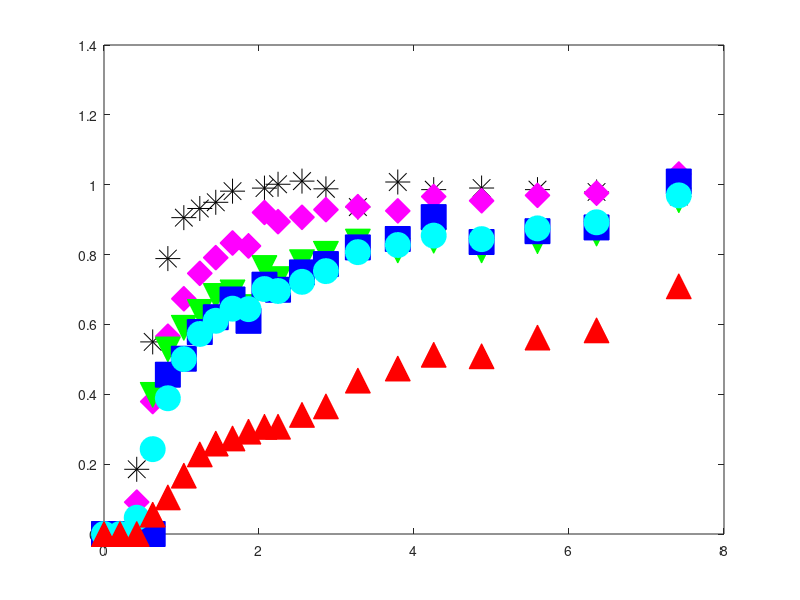

This figure's MATLAB source: (Note: this script raises an error after producing the figure.)
clear

%first-type BC;
%kinetic model;
%see Van Genuchten pg. 16 and 28:



%data = csvread('ObjC_1_gas.csv',1,0);
data = csvread('Obj1c_part1_gas.csv',1,0);
data_time = data(:,1).*60; %time in sec
ethane = data(:,2);
helium = data(:,3);
n2o = data(:,4);
sf6 = data(:,5);
ch4 = data(:,6);



data_br = csvread('Obj1c_part1_br.csv',1,0);
%data_br = csvread('Obj1b_br.csv',1,0);
Br_time = data_br(:,1).*60
Br = data_br(:,2);


%If Vg/Vw = .01, then
%R_He = 2
%R_SF6 = 2.5
%R_ethane = 1.2
%R_N2O = 1.015

%time units are in seconds;
%length units are in m;

C_o = 1; %dimensionless
t = 0:50:50000;   %default delta t is 25
D = 2.1875e-6; 


%2.69e-6, dispersion coefficients, m2/s, default 5e-7; determined from bromide only.
    %%%%%%3.1e-6 for bromide
v_m = 7.875e-5;  

%velocity, 7.09e-5,  m/s, default 1e-4 m/s
    %%%%%%%3e-5 for bromide
    %try 1.19e-4 to 1.43e-4, expected values based on reactor geometry +
    %porosity
L = .3;
theta_m = 0.586; %mobile phase volume (dynamic, macropores)
theta_im = 0.31; %immobile phase volume (stagnant, micropores)
phi_m = theta_m/(theta_m + theta_im)  %fraction of liquid phase that is mobile

P = v_m*L/D; %Peclet number
PV = v_m.*t.*phi_m./L;     %pore volumes, tau in equations in Table 2 in Van Genuchten
data_PV_br = v_m.*Br_time.*phi_m./L;

data_PV = v_m.*data_time.*phi_m./L

data_PV_br_plot = v_m.*Br_time.*phi_m./L


figure(11)
clf
h1 = plot(data_PV_br_plot, Br, '*k','MarkerSize', 18)
hold on
h2 = plot(data_PV, n2o, 'dm','MarkerFaceColor', 'm', 'MarkerSize', 18)
hold on
h3 = plot(data_PV, sf6, 'vg','MarkerFaceColor', 'g', 'MarkerSize', 18)
hold on
h4 = plot(data_PV, ethane, 'sb','MarkerFaceColor', 'b', 'MarkerSize', 18)
hold on
h5 = plot(data_PV, ch4, 'oc','MarkerFaceColor', 'c', 'MarkerSize', 18)
hold on
h6 = plot(data_PV, helium, '^r','MarkerFaceColor', 'r', 'MarkerSize', 18)
hold on





measured = Br; %define which solute you are modeling

R = 1.000001; %ethane 2.7
%R = [2.0:.5:6.0];
R_m = 1.000001;
%R_m = [1.0:.5:3.0];
alpha = 0.0001;  %ethane 1.3e-4
%alpha = [.9e-4:.1e-4:2.5e-4];
loopcnt = 0;

results_matrix = zeros(length(v_m)*length(D),4);
%column 1 of results_matrix is loopcnt
%column 2 of results_matrix is R
%column 3 of results_matrix is alpha
%column 4 of results_matrix is sum of squared residuals



beta = phi_m*R_m/R;


for j = 1:length(v_m)
    
    for k = 1:length(D)
        
        
w = alpha*L*(R-1)/(v_m(j)*theta_m);
P = v_m(j)*L/D(k); %Peclet number
PV = v_m(j).*t.*phi_m./L;     %pore volumes, tau in equations in Table 2 in Van Genuchten
data_PV_br = v_m(j).*Br_time.*phi_m./L;


%G term in Van Genuchten, equation SI-1 in Table 2:
G_T = .5 *  erfc( sqrt(P./(4.*beta.*R.*PV)).*(beta*R-PV)) + .5*exp(P).*erfc( sqrt (P./(4.*beta.*R.*PV) ).*(beta*R + PV) );
%IMPORTANT NOTE: Equation SI-1 in Table 2 has the final term as beta*R-tau.
%I think this is an error and that it should be beta*R+tau.  At the top of page 18 they note: 
%"Expressions for G(T) in Table 2 follow from those given in Table 1 by replacing T by
%tau and R by (beta*R).  In Table 1, the final term is R+T, so based on
%their statement the final term should be B*R+tau.
%This is how it is coded above, and this equation gives an effluent C
%ranging from 0 to 1, while the original equation from Van Genuchten has an
%effluent C ranging from 0 to a number much greater than 1.

%exponential term multiplied by G
term = exp(-w.*PV/(beta*R));


integrand_vec = zeros(1,length(PV));

delta_tau = 0.001;   %tau time increment, also d_tau dummy variable
                    %default .001

for i = 2:length(PV);  %2:length(PV)
    
    tau = [0:delta_tau:PV(i)];
    
G_tau = .5 *  erfc( sqrt(P./(4.*beta.*R.*tau)).*(beta*R-tau)) + .5*exp(P).*erfc( sqrt (P./(4.*beta.*R.*tau) ).*(beta*R + tau) );
    
    a = w.*tau;
    b = w.*(PV(i) - tau)./( (1 - beta)*R );
    
    squig = 2*sqrt(a.*b);
    
%In equation 36, the I_0 and I_1 are modified bessel functions, see
%notation on pg. 50-51
I_0 = besseli(0,squig);  %modified bessel function of the first kind, order 0
I_1 = besseli(1,squig);  %modified bessel function of the first kind, order 1
    
%H term defined by Equation 36:
H = exp(-a-b).* ( I_0/beta + (squig.*I_1)./(2.*b.*(1-beta)) );


prod = G_tau.*H;

integrand = delta_tau*trapz(prod(1:length(prod)-1));   %last element of product is NaN, since the last element of H is NaN ...
                                                    %due to division by 0
                                                    %in b term
integrand_vec(i) = integrand;


end


C = G_T.*term + w/R .* integrand_vec;
BrC = G_T.*term + w/R .* integrand_vec;

%find indices in PV that are closest PV to data: 
edges = [-Inf, mean([PV(2:end); PV(1:end-1)]), +Inf];
%I = discretize(data_PV_br, edges);
I = discretize(data_PV_br, edges);

RSS = sum((C(I) - measured').^2)


loopcnt = loopcnt + 1

     results_matrix(loopcnt,1) = loopcnt;
     results_matrix(loopcnt,2) = v_m(j);
     results_matrix(loopcnt,3) = D(k);
     results_matrix(loopcnt,4) = RSS;

    end
    
end

plot(PV, C,'-k','LineWidth',1.5)
hold on
%End of Bromide










measured = n2o; %define which solute you are modeling

%fit parameters:
%R = 2;      %MUST BE > 1
%alpha = 1e-3;    %rate constant, try starting in the range 5e-4 to 5e-3

                    %1/s, 100 d^-1 from Geistlinger (2005) = 1e-3 1/s
                    %vulava has 5e-4 - 1e-3  1/s for alpha for SF6, so
                    %probably faster for Helium, N2O
                    %velocity in bioreactor on the order of .003 m/s, much slower than in Vulava, so 
                    %expect lower alpha
%for determination of R-squared:



%dimensionless parameters
%defined in Van Genuchten pg. 15, with the exception of w, beta, and R
%For w and beta, defined on pg. 28 for one-site kinetic
%non-equilibrium adsorption.  For R, comes from Fry et al. (1994) and Vulava et al. (2002): 
%R = 1 + KH*(Vg/Vw)   %use this with specific K_H values to determine Vg/Vw
%based on fit R parameter




R = 1.35; %ethane 2.7
%R = [1.1:0.02:1.2];
%R_m = [1.1:0.1:2.8];
R_m = 1.2;
alpha = 9.4e-5;  %ethane 1.3e-4
%alpha = [1e-5 1e-6 1e-7 1e-8 1e-9];%8e-6:4e-6:8e-5];

loopcnt = 0;

results_matrix = zeros(length(R)*length(alpha),5);
%column 1 of results_matrix is loopcnt
%column 2 of results_matrix is R
%column 3 of results_matrix is R_m
%column 4 of results_matrix is alpha
%column 5 of results_matrix is sum of squared residuals




for j = 1:length(R)
    
    for k = 1:length(alpha)
        
        for l = 1:length(R_m)
        
        
w = alpha(k)*L*(R(j)-1)/(v_m*theta_m);
beta = phi_m*R_m(l)/R(j);



%G term in Van Genuchten, equation SI-1 in Table 2:
G_T = .5 *  erfc( sqrt(P./(4.*beta.*R(j).*PV)).*(beta*R(j)-PV)) + .5*exp(P).*erfc( sqrt (P./(4.*beta.*R(j).*PV) ).*(beta*R(j) + PV) );
%IMPORTANT NOTE: Equation SI-1 in Table 2 has the final term as beta*R-tau.
%I think this is an error and that it should be beta*R+tau.  At the top of page 18 they note: 
%"Expressions for G(T) in Table 2 follow from those given in Table 1 by replacing T by
%tau and R by (beta*R).  In Table 1, the final term is R+T, so based on
%their statement the final term should be B*R+tau.
%This is how it is coded above, and this equation gives an effluent C
%ranging from 0 to 1, while the original equation from Van Genuchten has an
%effluent C ranging from 0 to a number much greater than 1.

%exponential term multiplied by G
term = exp(-w.*PV/(beta*R(j)));

%some figures to visualize how each of these terms are affected by
%different fit parameters:
%use these to troubleshoot problems if the model acts weird with certain
%paremeters.
%figure(5)
%plot(PV,term)
%title('Term')

integrand_vec = zeros(1,length(PV));

delta_tau = 0.001;   %tau time increment, also d_tau dummy variable
                    %default .001

for i = 2:length(PV);  %2:length(PV)
    
    tau = [0:delta_tau:PV(i)];
    
G_tau = .5 *  erfc( sqrt(P./(4.*beta.*R(j).*tau)).*(beta*R(j)-tau)) + .5*exp(P).*erfc( sqrt (P./(4.*beta.*R(j).*tau) ).*(beta*R(j) + tau) );
    
    a = w.*tau;
    b = w.*(PV(i) - tau)./( (1 - beta)*R(j) );
    
    squig = 2*sqrt(a.*b);
    
%In equation 36, the I_0 and I_1 are modified bessel functions, see
%notation on pg. 50-51
I_0 = besseli(0,squig);  %modified bessel function of the first kind, order 0
I_1 = besseli(1,squig);  %modified bessel function of the first kind, order 1
    
%H term defined by Equation 36:
H = exp(-a-b).* ( I_0/beta + (squig.*I_1)./(2.*b.*(1-beta)) );


prod = G_tau.*H;

integrand = delta_tau*trapz(prod(1:length(prod)-1));   %last element of product is NaN, since the last element of H is NaN ...
                                                    %due to division by 0
                                                    %in b term
integrand_vec(i) = integrand;


end


%first_term = G_T.*term;
%figure(14)
%plot(PV,first_term)
%title('G*exp term')

%C = G(1:length(G)-1).*term(1:length(term)-1) + (w/R).*ConvInt;   %equation 35 in van genuchten
C = G_T.*term + w/R(j) .* integrand_vec;


%find indices in PV that are closest PV to data: 
edges = [-Inf, mean([PV(2:end); PV(1:end-1)]), +Inf];
%I = discretize(data_PV_br, edges);
I = discretize(data_PV, edges);

RSS = sum((C(I) - measured').^2)



loopcnt = loopcnt + 1

     results_matrix(loopcnt,1) = loopcnt;
     results_matrix(loopcnt,2) = R(j);
     results_matrix(loopcnt,3) = R_m(l);
     results_matrix(loopcnt,4) = alpha(k);
     results_matrix(loopcnt,5) = RSS;

    end
    
    end

end

C(C > 1) = 1;

plot(PV, C,'-m','LineWidth',1.5)
hold on



%%%End of N2O

measured = sf6; %define which solute you are modeling

%fit parameters:
%R = 2;      %MUST BE > 1
%alpha = 1e-3;    %rate constant, try starting in the range 5e-4 to 5e-3

                    %1/s, 100 d^-1 from Geistlinger (2005) = 1e-3 1/s
                    %vulava has 5e-4 - 1e-3  1/s for alpha for SF6, so
                    %probably faster for Helium, N2O
                    %velocity in bioreactor on the order of .003 m/s, much slower than in Vulava, so 
                    %expect lower alpha
%for determination of R-squared:



%dimensionless parameters
%defined in Van Genuchten pg. 15, with the exception of w, beta, and R
%For w and beta, defined on pg. 28 for one-site kinetic
%non-equilibrium adsorption.  For R, comes from Fry et al. (1994) and Vulava et al. (2002): 
%R = 1 + KH*(Vg/Vw)   %use this with specific K_H values to determine Vg/Vw
%based on fit R parameter




R = 48.75; %ethane 2.7
%R = [1.1:0.02:1.2];
%R_m = [1.1:0.1:2.8];
R_m = 1.175;
alpha = 1.35e-6;  %ethane 1.3e-4
%alpha = [1e-5 1e-6 1e-7 1e-8 1e-9];%8e-6:4e-6:8e-5];

loopcnt = 0;

results_matrix = zeros(length(R)*length(alpha),5);
%column 1 of results_matrix is loopcnt
%column 2 of results_matrix is R
%column 3 of results_matrix is R_m
%column 4 of results_matrix is alpha
%column 5 of results_matrix is sum of squared residuals




for j = 1:length(R)
    
    for k = 1:length(alpha)
        
        for l = 1:length(R_m)
        
        
w = alpha(k)*L*(R(j)-1)/(v_m*theta_m);
beta = phi_m*R_m(l)/R(j);



%G term in Van Genuchten, equation SI-1 in Table 2:
G_T = .5 *  erfc( sqrt(P./(4.*beta.*R(j).*PV)).*(beta*R(j)-PV)) + .5*exp(P).*erfc( sqrt (P./(4.*beta.*R(j).*PV) ).*(beta*R(j) + PV) );
%IMPORTANT NOTE: Equation SI-1 in Table 2 has the final term as beta*R-tau.
%I think this is an error and that it should be beta*R+tau.  At the top of page 18 they note: 
%"Expressions for G(T) in Table 2 follow from those given in Table 1 by replacing T by
%tau and R by (beta*R).  In Table 1, the final term is R+T, so based on
%their statement the final term should be B*R+tau.
%This is how it is coded above, and this equation gives an effluent C
%ranging from 0 to 1, while the original equation from Van Genuchten has an
%effluent C ranging from 0 to a number much greater than 1.

%exponential term multiplied by G
term = exp(-w.*PV/(beta*R(j)));

%some figures to visualize how each of these terms are affected by
%different fit parameters:
%use these to troubleshoot problems if the model acts weird with certain
%paremeters.
%figure(5)
%plot(PV,term)
%title('Term')

integrand_vec = zeros(1,length(PV));

delta_tau = 0.001;   %tau time increment, also d_tau dummy variable
                    %default .001

for i = 2:length(PV);  %2:length(PV)
    
    tau = [0:delta_tau:PV(i)];
    
G_tau = .5 *  erfc( sqrt(P./(4.*beta.*R(j).*tau)).*(beta*R(j)-tau)) + .5*exp(P).*erfc( sqrt (P./(4.*beta.*R(j).*tau) ).*(beta*R(j) + tau) );
    
    a = w.*tau;
    b = w.*(PV(i) - tau)./( (1 - beta)*R(j) );
    
    squig = 2*sqrt(a.*b);
    
%In equation 36, the I_0 and I_1 are modified bessel functions, see
%notation on pg. 50-51
I_0 = besseli(0,squig);  %modified bessel function of the first kind, order 0
I_1 = besseli(1,squig);  %modified bessel function of the first kind, order 1
    
%H term defined by Equation 36:
H = exp(-a-b).* ( I_0/beta + (squig.*I_1)./(2.*b.*(1-beta)) );


prod = G_tau.*H;

integrand = delta_tau*trapz(prod(1:length(prod)-1));   %last element of product is NaN, since the last element of H is NaN ...
                                                    %due to division by 0
                                                    %in b term
integrand_vec(i) = integrand;


end


%first_term = G_T.*term;
%figure(14)
%plot(PV,first_term)
%title('G*exp term')

%C = G(1:length(G)-1).*term(1:length(term)-1) + (w/R).*ConvInt;   %equation 35 in van genuchten
C = G_T.*term + w/R(j) .* integrand_vec;


%find indices in PV that are closest PV to data: 
edges = [-Inf, mean([PV(2:end); PV(1:end-1)]), +Inf];
%I = discretize(data_PV_br, edges);
I = discretize(data_PV, edges);

RSS = sum((C(I) - measured').^2)


loopcnt = loopcnt + 1

     results_matrix(loopcnt,1) = loopcnt;
     results_matrix(loopcnt,2) = R(j);
     results_matrix(loopcnt,3) = R_m(l);
     results_matrix(loopcnt,4) = alpha(k);
     results_matrix(loopcnt,5) = RSS;

    end
    
    end

end


plot(PV, C,'-g','LineWidth',1.5)
hold on



%%%End of SF6








measured = ethane; %define which solute you are modeling

%fit parameters:
%R = 2;      %MUST BE > 1
%alpha = 1e-3;    %rate constant, try starting in the range 5e-4 to 5e-3

                    %1/s, 100 d^-1 from Geistlinger (2005) = 1e-3 1/s
                    %vulava has 5e-4 - 1e-3  1/s for alpha for SF6, so
                    %probably faster for Helium, N2O
                    %velocity in bioreactor on the order of .003 m/s, much slower than in Vulava, so 
                    %expect lower alpha
%for determination of R-squared:



%dimensionless parameters
%defined in Van Genuchten pg. 15, with the exception of w, beta, and R
%For w and beta, defined on pg. 28 for one-site kinetic
%non-equilibrium adsorption.  For R, comes from Fry et al. (1994) and Vulava et al. (2002): 
%R = 1 + KH*(Vg/Vw)   %use this with specific K_H values to determine Vg/Vw
%based on fit R parameter




R = 6.1; %ethane 2.7
%R = [1.1:0.02:1.2];
%R_m = [1.1:0.1:2.8];
R_m = 1.225;
alpha = 1.68e-5;  %ethane 1.3e-4
%alpha = [1e-5 1e-6 1e-7 1e-8 1e-9];%8e-6:4e-6:8e-5];

loopcnt = 0;

results_matrix = zeros(length(R)*length(alpha),5);
%column 1 of results_matrix is loopcnt
%column 2 of results_matrix is R
%column 3 of results_matrix is R_m
%column 4 of results_matrix is alpha
%column 5 of results_matrix is sum of squared residuals




for j = 1:length(R)
    
    for k = 1:length(alpha)
        
        for l = 1:length(R_m)
        
        
w = alpha(k)*L*(R(j)-1)/(v_m*theta_m);
beta = phi_m*R_m(l)/R(j);



%G term in Van Genuchten, equation SI-1 in Table 2:
G_T = .5 *  erfc( sqrt(P./(4.*beta.*R(j).*PV)).*(beta*R(j)-PV)) + .5*exp(P).*erfc( sqrt (P./(4.*beta.*R(j).*PV) ).*(beta*R(j) + PV) );
%IMPORTANT NOTE: Equation SI-1 in Table 2 has the final term as beta*R-tau.
%I think this is an error and that it should be beta*R+tau.  At the top of page 18 they note: 
%"Expressions for G(T) in Table 2 follow from those given in Table 1 by replacing T by
%tau and R by (beta*R).  In Table 1, the final term is R+T, so based on
%their statement the final term should be B*R+tau.
%This is how it is coded above, and this equation gives an effluent C
%ranging from 0 to 1, while the original equation from Van Genuchten has an
%effluent C ranging from 0 to a number much greater than 1.

%exponential term multiplied by G
term = exp(-w.*PV/(beta*R(j)));

%some figures to visualize how each of these terms are affected by
%different fit parameters:
%use these to troubleshoot problems if the model acts weird with certain
%paremeters.
%figure(5)
%plot(PV,term)
%title('Term')

integrand_vec = zeros(1,length(PV));

delta_tau = 0.001;   %tau time increment, also d_tau dummy variable
                    %default .001

for i = 2:length(PV);  %2:length(PV)
    
    tau = [0:delta_tau:PV(i)];
    
G_tau = .5 *  erfc( sqrt(P./(4.*beta.*R(j).*tau)).*(beta*R(j)-tau)) + .5*exp(P).*erfc( sqrt (P./(4.*beta.*R(j).*tau) ).*(beta*R(j) + tau) );
    
    a = w.*tau;
    b = w.*(PV(i) - tau)./( (1 - beta)*R(j) );
    
    squig = 2*sqrt(a.*b);
    
%In equation 36, the I_0 and I_1 are modified bessel functions, see
%notation on pg. 50-51
I_0 = besseli(0,squig);  %modified bessel function of the first kind, order 0
I_1 = besseli(1,squig);  %modified bessel function of the first kind, order 1
    
%H term defined by Equation 36:
H = exp(-a-b).* ( I_0/beta + (squig.*I_1)./(2.*b.*(1-beta)) );


prod = G_tau.*H;

integrand = delta_tau*trapz(prod(1:length(prod)-1));   %last element of product is NaN, since the last element of H is NaN ...
                                                    %due to division by 0
                                                    %in b term
integrand_vec(i) = integrand;


end


%first_term = G_T.*term;
%figure(14)
%plot(PV,first_term)
%title('G*exp term')

%C = G(1:length(G)-1).*term(1:length(term)-1) + (w/R).*ConvInt;   %equation 35 in van genuchten
C = G_T.*term + w/R(j) .* integrand_vec;


%find indices in PV that are closest PV to data: 
edges = [-Inf, mean([PV(2:end); PV(1:end-1)]), +Inf];
%I = discretize(data_PV_br, edges);
I = discretize(data_PV, edges);

RSS = sum((C(I) - measured').^2)


loopcnt = loopcnt + 1

     results_matrix(loopcnt,1) = loopcnt;
     results_matrix(loopcnt,2) = R(j);
     results_matrix(loopcnt,3) = R_m(l);
     results_matrix(loopcnt,4) = alpha(k);
     results_matrix(loopcnt,5) = RSS;

    end
    
    end

end


plot(PV, C,'-b','LineWidth',1.5)
hold on



%%%End of Ethane





measured = ch4; %define which solute you are modeling

%fit parameters:
%R = 2;      %MUST BE > 1
%alpha = 1e-3;    %rate constant, try starting in the range 5e-4 to 5e-3

                    %1/s, 100 d^-1 from Geistlinger (2005) = 1e-3 1/s
                    %vulava has 5e-4 - 1e-3  1/s for alpha for SF6, so
                    %probably faster for Helium, N2O
                    %velocity in bioreactor on the order of .003 m/s, much slower than in Vulava, so 
                    %expect lower alpha
%for determination of R-squared:



%dimensionless parameters
%defined in Van Genuchten pg. 15, with the exception of w, beta, and R
%For w and beta, defined on pg. 28 for one-site kinetic
%non-equilibrium adsorption.  For R, comes from Fry et al. (1994) and Vulava et al. (2002): 
%R = 1 + KH*(Vg/Vw)   %use this with specific K_H values to determine Vg/Vw
%based on fit R parameter




R = 7; %ethane 2.7
%R = [1.1:0.02:1.2];
%R_m = [1.1:0.1:2.8];
R_m = 1.185;
alpha = 1.6e-5;  %ethane 1.3e-4
%alpha = [1e-5 1e-6 1e-7 1e-8 1e-9];%8e-6:4e-6:8e-5];

loopcnt = 0;

results_matrix = zeros(length(R)*length(alpha),5);
%column 1 of results_matrix is loopcnt
%column 2 of results_matrix is R
%column 3 of results_matrix is R_m
%column 4 of results_matrix is alpha
%column 5 of results_matrix is sum of squared residuals




for j = 1:length(R)
    
    for k = 1:length(alpha)
        
        for l = 1:length(R_m)
        
        
w = alpha(k)*L*(R(j)-1)/(v_m*theta_m);
beta = phi_m*R_m(l)/R(j);



%G term in Van Genuchten, equation SI-1 in Table 2:
G_T = .5 *  erfc( sqrt(P./(4.*beta.*R(j).*PV)).*(beta*R(j)-PV)) + .5*exp(P).*erfc( sqrt (P./(4.*beta.*R(j).*PV) ).*(beta*R(j) + PV) );
%IMPORTANT NOTE: Equation SI-1 in Table 2 has the final term as beta*R-tau.
%I think this is an error and that it should be beta*R+tau.  At the top of page 18 they note: 
%"Expressions for G(T) in Table 2 follow from those given in Table 1 by replacing T by
%tau and R by (beta*R).  In Table 1, the final term is R+T, so based on
%their statement the final term should be B*R+tau.
%This is how it is coded above, and this equation gives an effluent C
%ranging from 0 to 1, while the original equation from Van Genuchten has an
%effluent C ranging from 0 to a number much greater than 1.

%exponential term multiplied by G
term = exp(-w.*PV/(beta*R(j)));

%some figures to visualize how each of these terms are affected by
%different fit parameters:
%use these to troubleshoot problems if the model acts weird with certain
%paremeters.
%figure(5)
%plot(PV,term)
%title('Term')

integrand_vec = zeros(1,length(PV));

delta_tau = 0.001;   %tau time increment, also d_tau dummy variable
                    %default .001

for i = 2:length(PV);  %2:length(PV)
    
    tau = [0:delta_tau:PV(i)];
    
G_tau = .5 *  erfc( sqrt(P./(4.*beta.*R(j).*tau)).*(beta*R(j)-tau)) + .5*exp(P).*erfc( sqrt (P./(4.*beta.*R(j).*tau) ).*(beta*R(j) + tau) );
    
    a = w.*tau;
    b = w.*(PV(i) - tau)./( (1 - beta)*R(j) );
    
    squig = 2*sqrt(a.*b);
    
%In equation 36, the I_0 and I_1 are modified bessel functions, see
%notation on pg. 50-51
I_0 = besseli(0,squig);  %modified bessel function of the first kind, order 0
I_1 = besseli(1,squig);  %modified bessel function of the first kind, order 1
    
%H term defined by Equation 36:
H = exp(-a-b).* ( I_0/beta + (squig.*I_1)./(2.*b.*(1-beta)) );


prod = G_tau.*H;

integrand = delta_tau*trapz(prod(1:length(prod)-1));   %last element of product is NaN, since the last element of H is NaN ...
                                                    %due to division by 0
                                                    %in b term
integrand_vec(i) = integrand;


end


%first_term = G_T.*term;
%figure(14)
%plot(PV,first_term)
%title('G*exp term')

%C = G(1:length(G)-1).*term(1:length(term)-1) + (w/R).*ConvInt;   %equation 35 in van genuchten
C = G_T.*term + w/R(j) .* integrand_vec;
ch4C = G_T.*term + w/R(j) .* integrand_vec;

%find indices in PV that are closest PV to data: 
edges = [-Inf, mean([PV(2:end); PV(1:end-1)]), +Inf];
%I = discretize(data_PV_br, edges);
I = discretize(data_PV, edges);

RSS = sum((C(I) - measured').^2)


loopcnt = loopcnt + 1

     results_matrix(loopcnt,1) = loopcnt;
     results_matrix(loopcnt,2) = R(j);
     results_matrix(loopcnt,3) = R_m(l);
     results_matrix(loopcnt,4) = alpha(k);
     results_matrix(loopcnt,5) = RSS;

    end
    
    end

end


plot(PV, C,'-c','LineWidth',1.5)
hold on



%%%End of CH4






measured = helium; %define which solute you are modeling


%fit parameters:
%R = 2;      %MUST BE > 1
%alpha = 1e-3;    %rate constant, try starting in the range 5e-4 to 5e-3

                    %1/s, 100 d^-1 from Geistlinger (2005) = 1e-3 1/s
                    %vulava has 5e-4 - 1e-3  1/s for alpha for SF6, so
                    %probably faster for Helium, N2O
                    %velocity in bioreactor on the order of .003 m/s, much slower than in Vulava, so 
                    %expect lower alpha
%for determination of R-squared:



%dimensionless parameters
%defined in Van Genuchten pg. 15, with the exception of w, beta, and R
%For w and beta, defined on pg. 28 for one-site kinetic
%non-equilibrium adsorption.  For R, comes from Fry et al. (1994) and Vulava et al. (2002): 
%R = 1 + KH*(Vg/Vw)   %use this with specific K_H values to determine Vg/Vw
%based on fit R parameter




R = 21; %ethane 2.7
%R = [1.1:0.02:1.2];
%R_m = [1.1:0.1:2.8];
R_m = 1.01;
alpha = 2.4e-5;  %ethane 1.3e-4
%alpha = [1e-5 1e-6 1e-7 1e-8 1e-9];%8e-6:4e-6:8e-5];

loopcnt = 0;

results_matrix = zeros(length(R)*length(alpha),5);
%column 1 of results_matrix is loopcnt
%column 2 of results_matrix is R
%column 3 of results_matrix is R_m
%column 4 of results_matrix is alpha
%column 5 of results_matrix is sum of squared residuals




for j = 1:length(R)
    
    for k = 1:length(alpha)
        
        for l = 1:length(R_m)
        
        
w = alpha(k)*L*(R(j)-1)/(v_m*theta_m);
beta = phi_m*R_m(l)/R(j);



%G term in Van Genuchten, equation SI-1 in Table 2:
G_T = .5 *  erfc( sqrt(P./(4.*beta.*R(j).*PV)).*(beta*R(j)-PV)) + .5*exp(P).*erfc( sqrt (P./(4.*beta.*R(j).*PV) ).*(beta*R(j) + PV) );
%IMPORTANT NOTE: Equation SI-1 in Table 2 has the final term as beta*R-tau.
%I think this is an error and that it should be beta*R+tau.  At the top of page 18 they note: 
%"Expressions for G(T) in Table 2 follow from those given in Table 1 by replacing T by
%tau and R by (beta*R).  In Table 1, the final term is R+T, so based on
%their statement the final term should be B*R+tau.
%This is how it is coded above, and this equation gives an effluent C
%ranging from 0 to 1, while the original equation from Van Genuchten has an
%effluent C ranging from 0 to a number much greater than 1.

%exponential term multiplied by G
term = exp(-w.*PV/(beta*R(j)));

%some figures to visualize how each of these terms are affected by
%different fit parameters:
%use these to troubleshoot problems if the model acts weird with certain
%paremeters.
%figure(5)
%plot(PV,term)
%title('Term')

integrand_vec = zeros(1,length(PV));

delta_tau = 0.001;   %tau time increment, also d_tau dummy variable
                    %default .001

for i = 2:length(PV);  %2:length(PV)
    
    tau = [0:delta_tau:PV(i)];
    
G_tau = .5 *  erfc( sqrt(P./(4.*beta.*R(j).*tau)).*(beta*R(j)-tau)) + .5*exp(P).*erfc( sqrt (P./(4.*beta.*R(j).*tau) ).*(beta*R(j) + tau) );
    
    a = w.*tau;
    b = w.*(PV(i) - tau)./( (1 - beta)*R(j) );
    
    squig = 2*sqrt(a.*b);
    
%In equation 36, the I_0 and I_1 are modified bessel functions, see
%notation on pg. 50-51
I_0 = besseli(0,squig);  %modified bessel function of the first kind, order 0
I_1 = besseli(1,squig);  %modified bessel function of the first kind, order 1
    
%H term defined by Equation 36:
H = exp(-a-b).* ( I_0/beta + (squig.*I_1)./(2.*b.*(1-beta)) );


prod = G_tau.*H;

integrand = delta_tau*trapz(prod(1:length(prod)-1));   %last element of product is NaN, since the last element of H is NaN ...
                                                    %due to division by 0
                                                    %in b term
integrand_vec(i) = integrand;


end


%first_term = G_T.*term;
%figure(14)
%plot(PV,first_term)
%title('G*exp term')

%C = G(1:length(G)-1).*term(1:length(term)-1) + (w/R).*ConvInt;   %equation 35 in van genuchten
C = G_T.*term + w/R(j) .* integrand_vec;


%find indices in PV that are closest PV to data: 
edges = [-Inf, mean([PV(2:end); PV(1:end-1)]), +Inf];
%I = discretize(data_PV_br, edges);
I = discretize(data_PV, edges);

RSS = sum((C(I) - measured').^2)


loopcnt = loopcnt + 1

     results_matrix(loopcnt,1) = loopcnt;
     results_matrix(loopcnt,2) = R(j);
     results_matrix(loopcnt,3) = R_m(l);
     results_matrix(loopcnt,4) = alpha(k);
     results_matrix(loopcnt,5) = RSS;

    end
    
    end

end

plot(PV, C,'-r','LineWidth',1.5)
hold on
set(gca,'FontSize',20)
ylabel('C/C_o')
xlabel('PV')

%%%End of helium





% figure(111)
% clf
% %plot(PV, C,'-')
% ylim([-0.1 1.1])
% xlim([0 2])
% ylabel('C/C_o')
% xlabel('PV')



%column 1 of results_matrix is loopcnt
%column 2 of results_matrix is R
%column 3 of results_matrix is R_m
%column 4 of results_matrix is alpha
%column 5 of results_matrix is sum of squared residuals

y = [results_matrix(:,1)'; results_matrix(:,2)'; results_matrix(:,3)'; results_matrix(:,4)'; results_matrix(:,5)']
fileID = fopen('results_matrix.txt','w');
%fprintf(fileID, 'Exponential Function\n\n');
fprintf(fileID,'%0.3f %0.3e %0.3e %0.3e %0.4f\n',y);
fclose(fileID);




y = [PV; C];
fileID = fopen('exptable.txt','w');
%fprintf(fileID, 'Exponential Function\n\n');
fprintf(fileID,'%f %f\n',y);
fclose(fileID);



%find indices in PV that are closest PV to data: 
%edges = [-Inf, mean([PV(2:end); PV(1:end-1)]), +Inf];
%I = discretize(data_PV, edges);

%edges = [-Inf, mean([Br_time(2:end); Br_time(1:end-1)]), +Inf];
%I = discretize(Br_time, edges);



%find indices in PV that are closest PV to data: 
edges = [-Inf, mean([PV(2:end); PV(1:end-1)]), +Inf];
%I = discretize(data_PV_br, edges);
I = discretize(data_PV, edges);

RSS = sum((C(I) - measured').^2)
TSS = sum((measured - mean(measured)).^2)
R2 = 1 - (RSS/TSS)



figure(11)
%plot(PV, C,'--r')
ylim([-0.1 1.2])
xlim([0 8])
ylabel('C/C_o [-]')
xlabel('PV')
%columnlegendpadded(2, {'Br', 'N_2O', 'SF_6', 'C_2H_6', 'CH_4', 'He'}, 'location', 'southeast')
% text(.4, .8, sprintf('R = %0.2f', R))
% text(.4, .9, sprintf('alpha = %0.2e s^{-1}', alpha))
% text(.4, .7, sprintf('R^2 = %0.3f', R2))
saveas(gcf,'output.eps','epsc')
%legend('Bromide','N_2O', 'SF_6', 'Ethane', 'Methane', 'Helium', 'Location', 'southeast'); %
%title('Abiotic, Transient, Woodchip')
set(gca, 'FontSize', 34);


pv35 = PV(1:409);
Brc35 = BrC(1:409);
shortarea=trapz(pv35, Brc35);
ch435 = ch4C(1:409);
ch4area = trapz(pv35, ch435);
ch4area/shortarea







